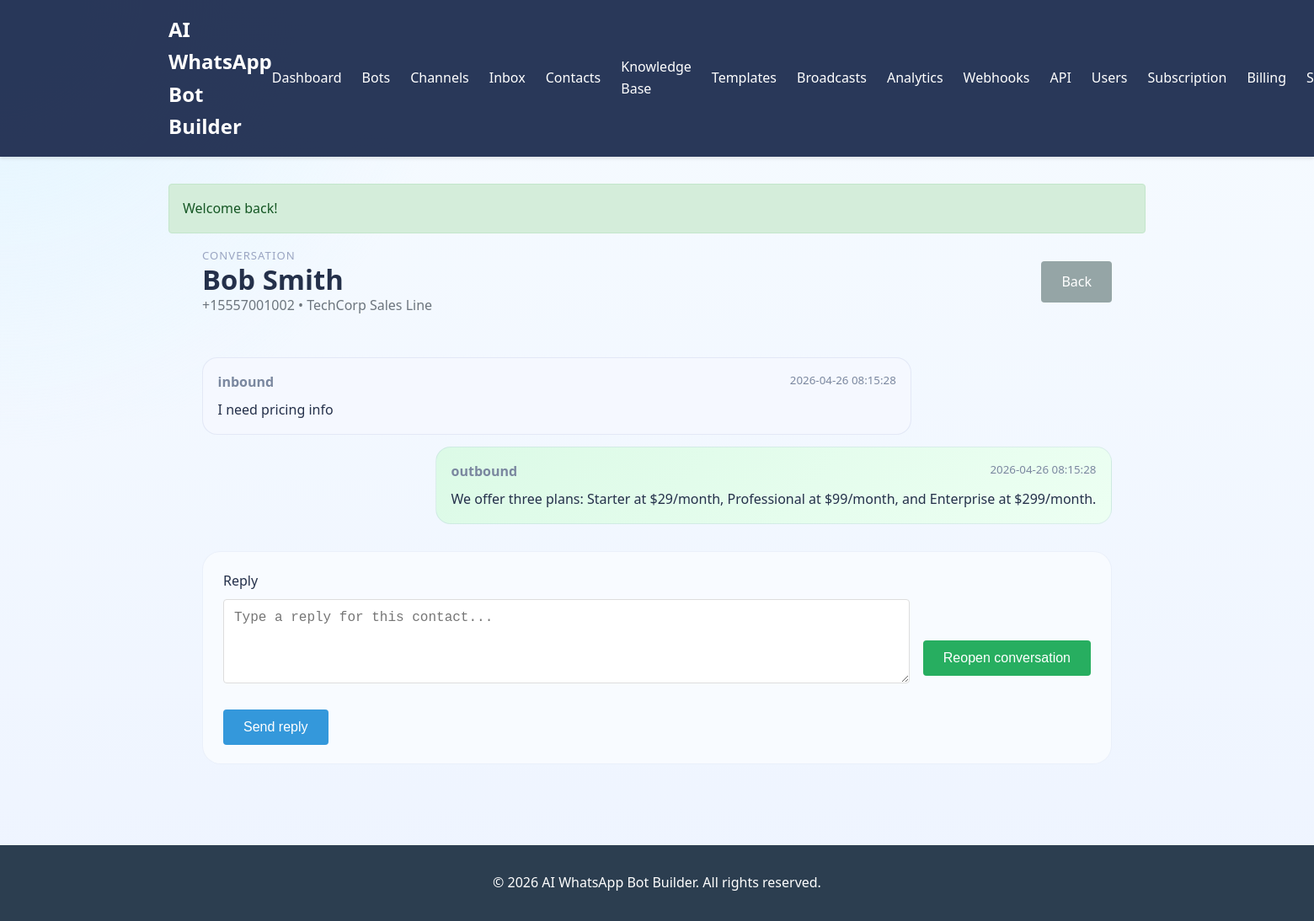
Screenshot of /conversations/2 (signed in) with the database file from the repository.
### tables this page shows
CREATE TABLE `conversations` (
  `id` int(11) NOT NULL AUTO_INCREMENT,
  `tenant_id` int(11) NOT NULL,
  `contact_id` int(11) NOT NULL,
  `bot_id` int(11) DEFAULT NULL,
  `channel_id` int(11) NOT NULL,
  `status` enum('open','pending','closed') NOT NULL DEFAULT 'open',
  `assigned_to` int(11) DEFAULT NULL,
  `last_message_at` datetime DEFAULT NULL,
  `created_at` datetime NOT NULL,
  `updated_at` datetime NOT NULL,
  PRIMARY KEY (`id`),
  KEY `idx_tenant_id` (`tenant_id`),
  KEY `idx_contact_id` (`contact_id`),
  KEY `idx_bot_id` (`bot_id`),
  KEY `idx_channel_id` (`channel_id`),
  KEY `idx_status` (`status`),
  KEY `idx_assigned_to` (`assigned_to`),
  CONSTRAINT `fk_conversations_tenant` FOREIGN KEY (`tenant_id`) REFERENCES `tenants` (`id`) ON DELETE CASCADE,
  CONSTRAINT `fk_conversations_contact` FOREIGN KEY (`contact_id`) REFERENCES `contacts` (`id`) ON DELETE CASCADE,
  CONSTRAINT `fk_conversations_bot` FOREIGN KEY (`bot_id`) REFERENCES `bots` (`id`) ON DELETE SET NULL,
  CONSTRAINT `fk_conversations_channel` FOREIGN KEY (`channel_id`) REFERENCES `channels` (`id`) ON DELETE CASCADE,
  CONSTRAINT `fk_conversations_assigned_to` FOREIGN KEY (`assigned_to`) REFERENCES `users` (`id`) ON DELETE SET NULL
);

CREATE TABLE `contacts` (
  `id` int(11) NOT NULL AUTO_INCREMENT,
  `tenant_id` int(11) NOT NULL,
  `phone_number` varchar(50) NOT NULL,
  `name` varchar(255),
  `email` varchar(255),
  `custom_fields` text,
  `notes` text,
  `status` enum('active','blocked','unsubscribed') NOT NULL DEFAULT 'active',
  `last_contact_at` datetime DEFAULT NULL,
  `created_at` datetime NOT NULL,
  `updated_at` datetime NOT NULL,
  PRIMARY KEY (`id`),
  UNIQUE KEY `unique_tenant_phone` (`tenant_id`,`phone_number`),
  KEY `idx_tenant_id` (`tenant_id`),
  KEY `idx_phone_number` (`phone_number`),
  KEY `idx_status` (`status`),
  CONSTRAINT `fk_contacts_tenant` FOREIGN KEY (`tenant_id`) REFERENCES `tenants` (`id`) ON DELETE CASCADE
);

CREATE TABLE `channels` (
  `id` int(11) NOT NULL AUTO_INCREMENT,
  `tenant_id` int(11) NOT NULL,
  `name` varchar(255) NOT NULL,
  `phone_number` varchar(50) NOT NULL,
  `provider_type` enum('cloud_api','twilio','sandbox','other') NOT NULL DEFAULT 'cloud_api',
  `provider_config` text,
  `webhook_url` varchar(255),
  `webhook_verify_token` varchar(255),
  `status` enum('active','inactive') NOT NULL DEFAULT 'active',
  `created_at` datetime NOT NULL,
  `updated_at` datetime NOT NULL,
  PRIMARY KEY (`id`),
  KEY `idx_tenant_id` (`tenant_id`),
  KEY `idx_phone_number` (`phone_number`),
  KEY `idx_status` (`status`),
  CONSTRAINT `fk_channels_tenant` FOREIGN KEY (`tenant_id`) REFERENCES `tenants` (`id`) ON DELETE CASCADE
);

CREATE TABLE `messages` (
  `id` int(11) NOT NULL AUTO_INCREMENT,
  `tenant_id` int(11) NOT NULL,
  `conversation_id` int(11) NOT NULL,
  `direction` enum('inbound','outbound') NOT NULL,
  `type` enum('text','media','template','interactive') NOT NULL DEFAULT 'text',
  `content` text,
  `media_url` varchar(255),
  `metadata` text,
  `triggered_by` enum('flow','ai','agent','api') DEFAULT NULL,
  `flow_id` int(11) DEFAULT NULL,
  `sent_by_user_id` int(11) DEFAULT NULL,
  `status` enum('sent','delivered','read','failed') NOT NULL DEFAULT 'sent',
  `created_at` datetime NOT NULL,
  PRIMARY KEY (`id`),
  KEY `idx_tenant_id` (`tenant_id`),
  KEY `idx_conversation_id` (`conversation_id`),
  KEY `idx_direction` (`direction`),
  KEY `idx_created_at` (`created_at`),
  CONSTRAINT `fk_messages_tenant` FOREIGN KEY (`tenant_id`) REFERENCES `tenants` (`id`) ON DELETE CASCADE,
  CONSTRAINT `fk_messages_conversation` FOREIGN KEY (`conversation_id`) REFERENCES `conversations` (`id`) ON DELETE CASCADE,
  CONSTRAINT `fk_messages_flow` FOREIGN KEY (`flow_id`) REFERENCES `flows` (`id`) ON DELETE SET NULL,
  CONSTRAINT `fk_messages_user` FOREIGN KEY (`sent_by_user_id`) REFERENCES `users` (`id`) ON DELETE SET NULL
);

### app/views/conversations/show.php (the view, shortened to what the rows shown need)
<div class="wa-single-panel">
    <div class="page-header">
        <div>
            <p class="wa-eyebrow">Conversation</p>
            <h1><?php echo View::e($conversation['contact_name'] ?: 'Unknown contact'); ?></h1>
            <p class="muted"><?php echo View::e($conversation['phone_number']); ?> • <?php echo View::e($conversation['channel_name']); ?></p>
        </div>
        <a class="btn btn-secondary" href="/inbox">Back</a>
    </div>
    <div class="wa-conversation-shell">
        <div class="wa-message-list">
            <?php if (empty($messages)): ?>
                <div class="wa-empty-note">No messages in this conversation yet.</div>
            <?php else: ?>
                <?php foreach ($messages as $message): ?>
                    <div class="wa-message-bubble <?php echo $message['direction'] === 'outbound' ? 'is-outbound' : 'is-inbound'; ?>">
                        <div class="wa-message-meta">
                            <strong><?php echo View::e($message['direction']); ?></strong>
                            <small><?php echo View::e($message['created_at']); ?></small>
                        </div>
                        <p><?php echo nl2br(View::e($message['content'])); ?></p>
                    </div>
                <?php endforeach; ?>
            <?php endif; ?>
        </div>
        <div class="wa-details-panel">
            <form method="post" action="/conversations/<?php echo (int) $conversation['id']; ?>/send-message" class="wa-compose-form">
                <div class="form-group">
                    <label for="message">Reply</label>
                    <textarea id="message" name="message" placeholder="Type a reply for this contact..." required></textarea>
                </div>
                <button class="btn btn-primary" type="submit">Send reply</button>
            </form>
            <div class="actions">
                <?php if ($conversation['status'] !== 'closed'): ?>
                    <form method="post" action="/conversations/<?php echo (int) $conversation['id']; ?>/close" class="inline-form">
                        <?php echo CSRF::field(); ?>
                        <button class="btn btn-danger" type="submit">Close conversation</button>
                    </form>
                <?php else: ?>
                    <form method="post" action="/conversations/<?php echo (int) $conversation['id']; ?>/reopen" class="inline-form">
                        <button class="btn btn-success" type="submit">Reopen conversation</button>
                    </form>
                <?php endif; ?>
            </div>
        </div>
    </div>
</div>

### app/core/Router.php (shortened to what the rows shown need)
<?php
class Router {
    private $routes = [];
    private function addRoute($method, $path, $handler, $middleware = []) {
        $this->routes[] = [
            'method' => $method,
            'path' => $path,
            'handler' => $handler,
            'middleware' => $middleware
        ];
    }
    public function dispatch() {
        $requestMethod = $_SERVER['REQUEST_METHOD'];
        $requestUri = parse_url($_SERVER['REQUEST_URI'], PHP_URL_PATH);
        foreach ($this->routes as $route) {
            if ($route['method'] === $requestMethod && $this->matchRoute($route['path'], $requestUri, $params)) {
                $this->handleRoute($route, $params);
                return;
            }
        }
    }
    private function matchRoute($pattern, $uri, &$params) {
        $params = [];
        $regex = preg_replace('/\{([a-zA-Z0-9_]+)\}/', '([^/]+)', $pattern);
        $regex = '#^' . $regex . '$#';
        if (preg_match($regex, $uri, $matches)) {
            preg_match_all('/\{([a-zA-Z0-9_]+)\}/', $pattern, $paramNames);
            for ($i = 0; $i < count($paramNames[1]); $i++) {
                $params[$paramNames[1][$i]] = $matches[$i + 1];
            }
            return true;
        }
        return false;
    }
    private function handleRoute($route, $params) {
        list($controllerName, $method) = explode('@', $route['handler']);
        $controller = new $controllerName();
        call_user_func_array([$controller, $method], $params);
    }
}

### rows the page displays
conversations: contact.name "Bob Smith", contact.phone_number "+15557001002", channel.name "TechCorp Sales Line"
messages: direction "inbound", created_at "2026-04-26 08:15:28", content "I need pricing info"
messages: direction "outbound", created_at "2026-04-26 08:15:28", content "We offer three plans: Starter at $29/month, Professional at $99/month, and Enterprise at $299/month."

### other values shown
View::e($message) "Welcome back!"
